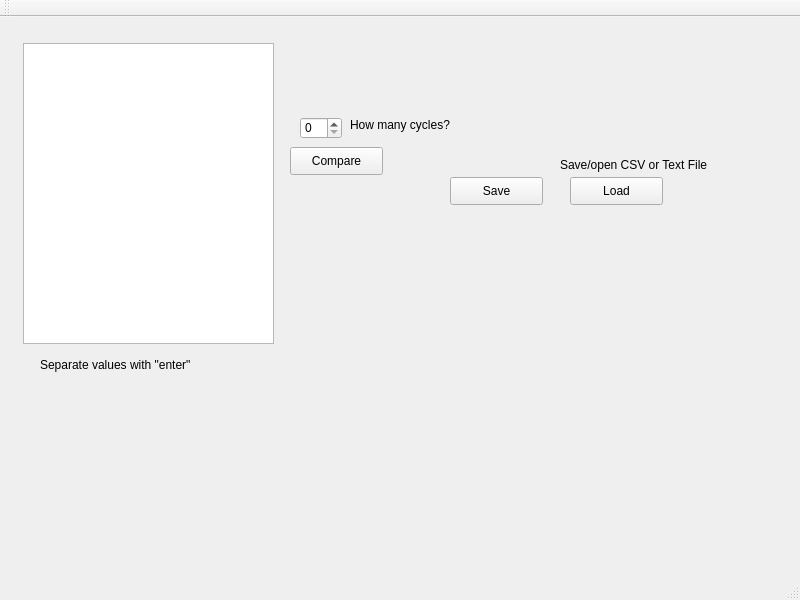
<?xml version="1.0" encoding="UTF-8"?>
<ui version="4.0">
 <class>MainWindow</class>
 <widget class="QMainWindow" name="MainWindow">
  <property name="geometry">
   <rect>
    <x>0</x>
    <y>0</y>
    <width>800</width>
    <height>600</height>
   </rect>
  </property>
  <property name="windowTitle">
   <string>MainWindow</string>
  </property>
  <widget class="QWidget" name="centralwidget">
   <widget class="QTextEdit" name="inputList">
    <property name="geometry">
     <rect>
      <x>23</x>
      <y>26</y>
      <width>251</width>
      <height>301</height>
     </rect>
    </property>
   </widget>
   <widget class="QLabel" name="listRulesLabel">
    <property name="geometry">
     <rect>
      <x>40</x>
      <y>340</y>
      <width>201</width>
      <height>16</height>
     </rect>
    </property>
    <property name="text">
     <string>Separate values with &quot;enter&quot;</string>
    </property>
   </widget>
   <widget class="QSpinBox" name="cycleCountSpinBox">
    <property name="geometry">
     <rect>
      <x>300</x>
      <y>100</y>
      <width>42</width>
      <height>22</height>
     </rect>
    </property>
   </widget>
   <widget class="QLabel" name="howManyCyclesLabel">
    <property name="geometry">
     <rect>
      <x>350</x>
      <y>100</y>
      <width>111</width>
      <height>16</height>
     </rect>
    </property>
    <property name="text">
     <string>How many cycles?</string>
    </property>
   </widget>
   <widget class="QPushButton" name="compareButton">
    <property name="geometry">
     <rect>
      <x>290</x>
      <y>130</y>
      <width>93</width>
      <height>28</height>
     </rect>
    </property>
    <property name="text">
     <string>Compare</string>
    </property>
   </widget>
   <widget class="QPushButton" name="saveListButton">
    <property name="geometry">
     <rect>
      <x>450</x>
      <y>160</y>
      <width>93</width>
      <height>28</height>
     </rect>
    </property>
    <property name="text">
     <string>Save</string>
    </property>
   </widget>
   <widget class="QPushButton" name="loadListButton">
    <property name="geometry">
     <rect>
      <x>570</x>
      <y>160</y>
      <width>93</width>
      <height>28</height>
     </rect>
    </property>
    <property name="text">
     <string>Load</string>
    </property>
   </widget>
   <widget class="QLabel" name="saveRulesLabel">
    <property name="geometry">
     <rect>
      <x>560</x>
      <y>140</y>
      <width>201</width>
      <height>16</height>
     </rect>
    </property>
    <property name="text">
     <string>Save/open CSV or Text File</string>
    </property>
   </widget>
   <widget class="QWidget" name="horizontalLayoutWidget">
    <property name="geometry">
     <rect>
      <x>299</x>
      <y>209</y>
      <width>471</width>
      <height>321</height>
     </rect>
    </property>
    <layout class="QHBoxLayout" name="widgetLayout"/>
   </widget>
  </widget>
  <widget class="QMenuBar" name="menubar">
   <property name="geometry">
    <rect>
     <x>0</x>
     <y>0</y>
     <width>800</width>
     <height>26</height>
    </rect>
   </property>
  </widget>
  <widget class="QStatusBar" name="statusbar"/>
  <widget class="QToolBar" name="toolBar">
   <property name="windowTitle">
    <string>toolBar</string>
   </property>
   <attribute name="toolBarArea">
    <enum>TopToolBarArea</enum>
   </attribute>
   <attribute name="toolBarBreak">
    <bool>false</bool>
   </attribute>
  </widget>
 </widget>
 <resources/>
 <connections/>
</ui>
